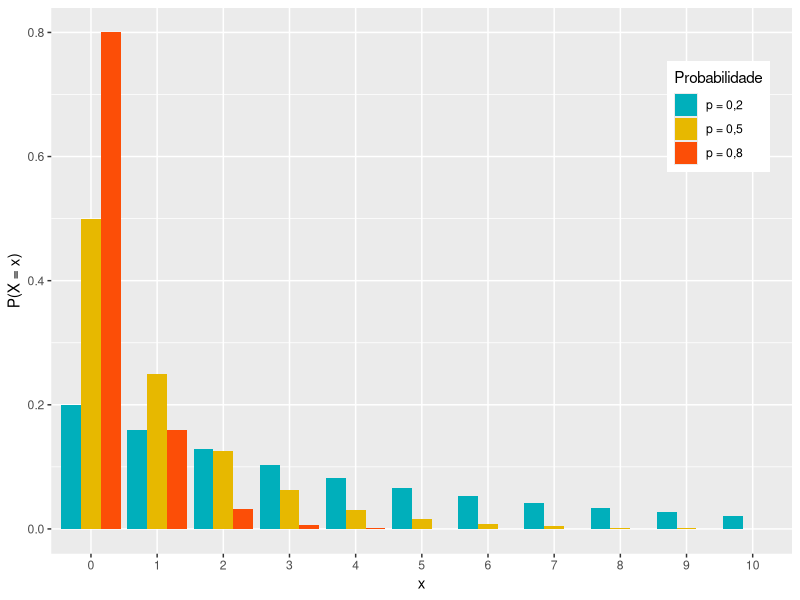
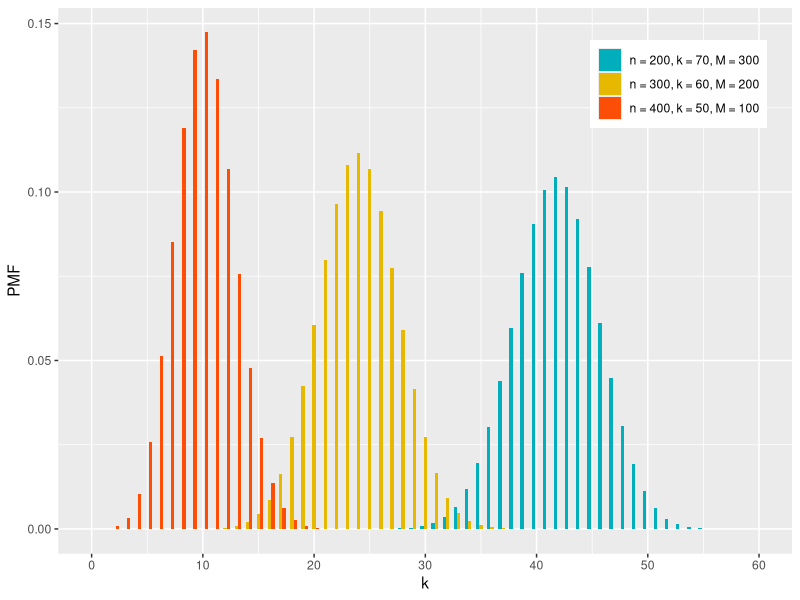
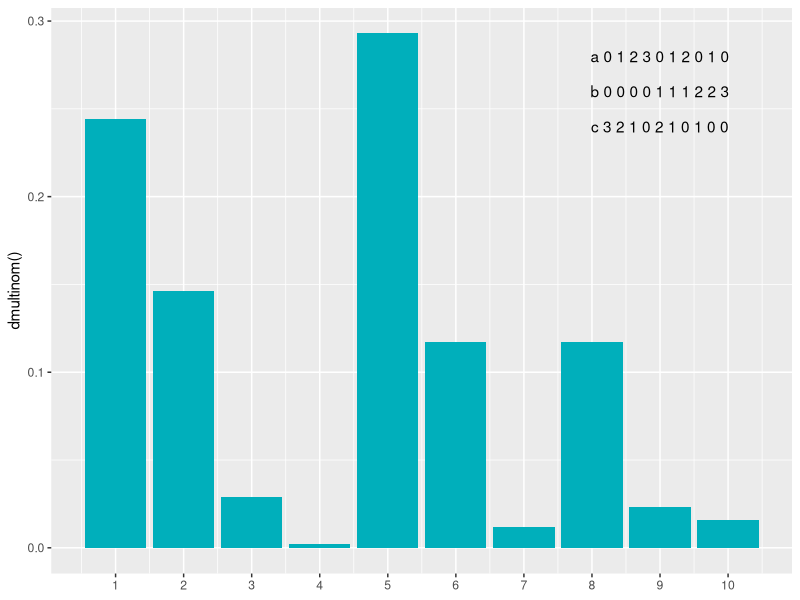
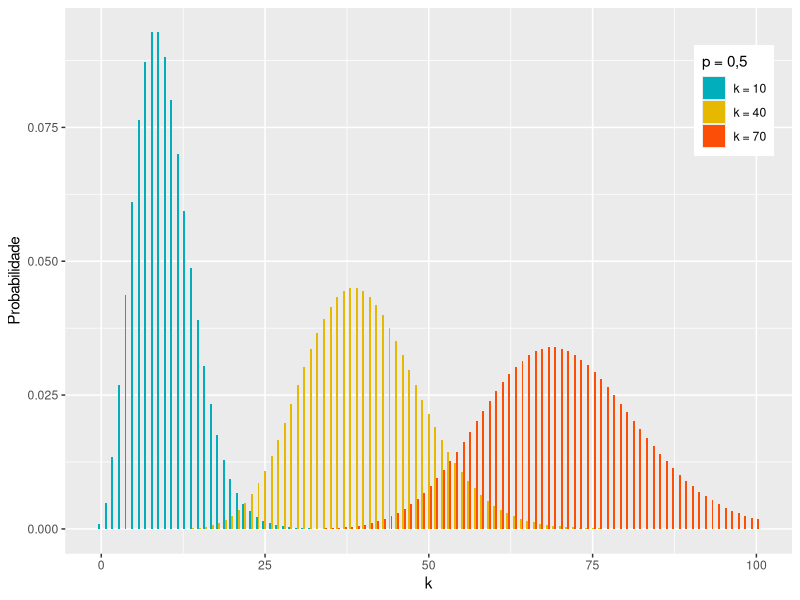
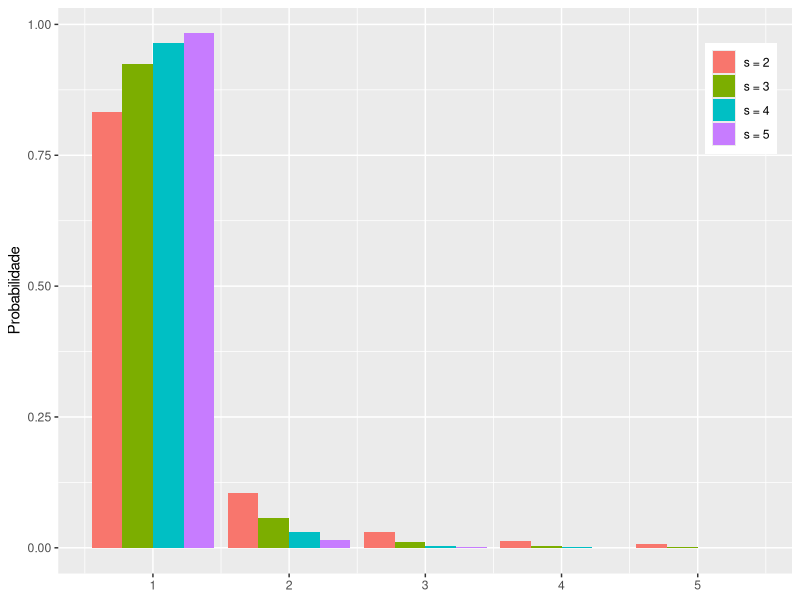
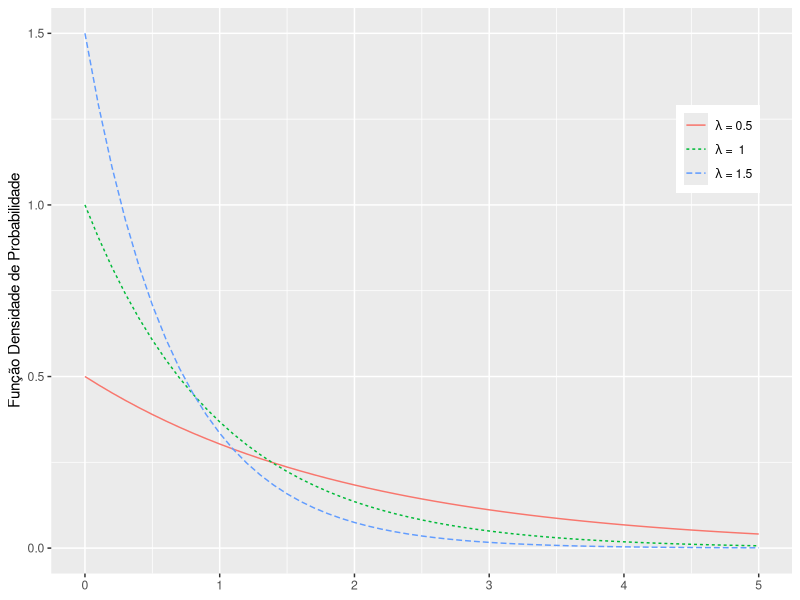
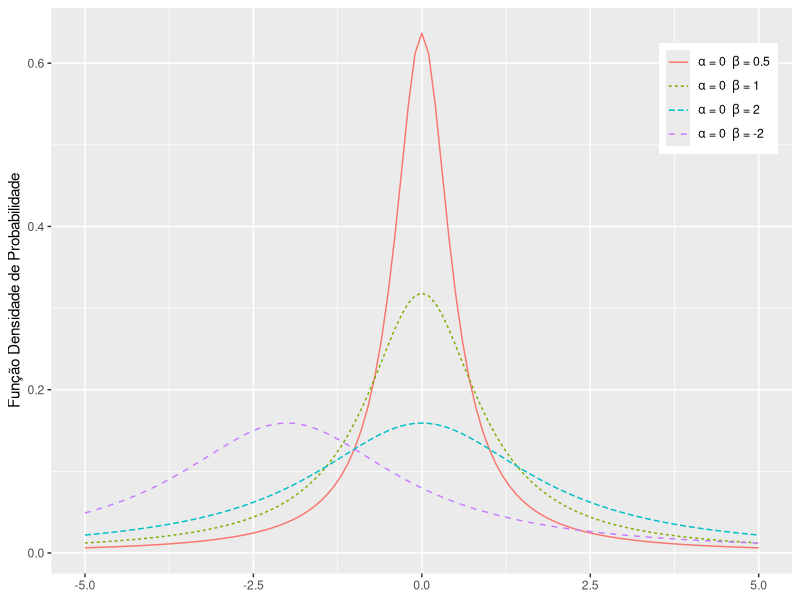
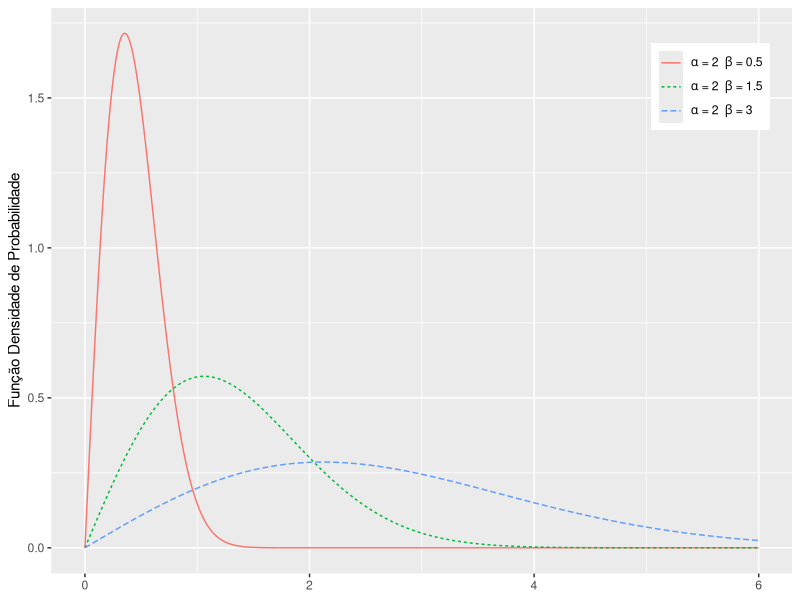

Reproduce these figures in R, in order.
library(ggplot2)
library(reshape2)
library(VGAM)
library(evd)

rm(list = ls())

# Distribuição geométrica
x <- 0:10
df_g <- data.frame(
  x = x,
  p2 = dgeom(x, prob = .2),
  p5 = dgeom(x, prob = .5),
  p8 = dgeom(x, prob = .8))
df_g <- melt(df_g, id.vars='x')
ggplot(df_g, aes(x=factor(x), y=value, fill=variable)) +
  geom_bar(stat='identity', position='dodge') +
  theme(legend.position = c(0.9, 0.8)) +
  labs(x = "x", y = "P(X = x)") +
  scale_fill_manual(
    values=c("#00AFBB", "#E7B800", "#FC4E07"),
    labels = c("p = 0,2", "p = 0,5", "p = 0,8"),
    name="Probabilidade")

# Distribuição Hipergeométrica
x <- 0:60
df_hg <- data.frame(
  x = x,
  k70 = dhyper(x, m = 300, n = 200, k = 70),
  k60 = dhyper(x, m = 200, n = 300, k = 60),
  k50 = dhyper(x, m = 100, n = 400, k = 50))
df_hg <- melt(df_hg, id.vars='x')
ggplot(df_hg, aes(x=as.numeric(x), y=value, fill=variable)) +
  geom_bar(stat='identity', position='dodge') +
  theme(legend.position = c(0.845, 0.86), legend.title = element_blank()) +
  labs(x = "k", y = "PMF") +
  scale_x_continuous(limits = c(0,60), breaks=seq(0,60,10)) +
  scale_fill_manual(
    values=c("#00AFBB", "#E7B800", "#FC4E07"),
    labels = c("n = 200, k = 70, M = 300", 
               "n = 300, k = 60, M = 200", 
               "n = 400, k = 50, M = 100"))

# Distribuição multinomial
X <- t(as.matrix(expand.grid(0:3, 0:3))); X <- X[, colSums(X) <= 3]
X <- rbind(X, 3:3 - colSums(X)); dimnames(X) <- list(letters[1:3], NULL)
multi <- round(apply(X, 2, function(x) dmultinom(x, prob = c(1,2,5))), 3)
df_multi <- as.data.frame(multi)
ggplot(df_multi,aes(x = as.numeric(row.names(df_multi)), y = multi)) +
  geom_bar(stat = 'identity', fill = "#00AFBB") +
  scale_x_continuous(breaks=seq(0,10,1)) +
  annotate("text", x = 9, y = .28,
           label = "paste(\" a 0 1 2 3 0 1 2 0 1 0 \")", parse = T) +
  annotate("text", x = 9, y = .26,
           label = "paste(\" b 0 0 0 0 1 1 1 2 2 3 \")", parse = T) +
  annotate("text", x = 9, y = .24,
           label = "paste(\" c 3 2 1 0 2 1 0 1 0 0 \")", parse = T) +
  labs(x = NULL, y = "dmultinom()")

# Distribuição Binomial Negativa
x <- 0:100
df_bn <- data.frame(
  x = x,
  k10 = dnbinom(x, size = 10, prob = .5),
  k40 = dnbinom(x, size = 40, prob = .5),
  k70 = dnbinom(x, size = 70, prob = .5))
df_bn <- melt(df_bn, id.vars='x')
ggplot(df_bn, aes(x=as.numeric(x), y=value, fill=variable)) +
  geom_bar(stat='identity', position='dodge') +
  theme(legend.position = c(0.92, 0.83)) +
  labs(x = "k", y = "Probabilidade") +
  scale_fill_manual(
    values=c("#00AFBB", "#E7B800", "#FC4E07"),
    labels = c("k = 10", "k = 40", "k = 70"),
    name="p = 0,5")

# Pareto Discreta (ou Zeta)
x <- 1:5
df_zt <- data.frame(
  x = x,
  s2 = dzeta(x, shape = 2),
  s3 = dzeta(x, shape = 3),
  s4 = dzeta(x, shape = 4),
  s5 = dzeta(x, shape = 5))
df_zt <- melt(df_zt, id.vars='x')
ggplot(df_zt, aes(x=as.numeric(x), y=value, fill=variable)) +
  geom_bar(stat='identity', position='dodge') +
  theme(legend.position = c(0.93, 0.84), legend.title = element_blank()) +
  labs(x = NULL, y = "Probabilidade") +
  scale_fill_discrete(labels = c(
    "s = 2",
    "s = 3",
    "s = 4",
    "s = 5"))

# Distribuição Exponencial
x <- seq(0, 5, by = .1)
df_exp <- data.frame(
  x = x,
  c1 = dexp(x, rate = .5),
  c2 = dexp(x, rate = 1),
  c3 = dexp(x, rate = 1.5))
df_exp <- melt(df_exp, id.vars='x')
ggplot(df_exp, aes(x=as.numeric(x), y=value, fill=variable)) +
  geom_line(aes(color = variable, linetype = variable)) +
  theme(legend.position = c(0.9, 0.75), legend.title = element_blank()) +
  labs(x = NULL, y = "Função Densidade de Probabilidade") +
  scale_color_discrete(labels = c(
    expression(paste(lambda," = 0.5")),
    expression(paste(lambda," =  1  ")),
    expression(paste(lambda," = 1.5")))) +
  scale_linetype_discrete(labels = c(
    expression(paste(lambda," = 0.5")),
    expression(paste(lambda," =  1  ")),
    expression(paste(lambda," = 1.5"))))

# Distribuição de Cauchy
x <- seq(-5, 5, by = .1)
df_ct <- data.frame(
  x = x,
  c1 = dcauchy(x, location = 0, scale = .5),
  c2 = dcauchy(x, location = 0, scale = 1),
  c3 = dcauchy(x, location = 0, scale = 2),
  c4 = dcauchy(x, location = -2, scale = 2))
df_ct <- melt(df_ct, id.vars='x')
ggplot(df_ct, aes(x=as.numeric(x), y=value, fill=variable)) +
  geom_line(aes(color = variable, linetype = variable)) +
  theme(legend.position = c(0.9, 0.84), legend.title = element_blank()) +
  labs(x = NULL, y = "Função Densidade de Probabilidade") +
  scale_color_discrete(labels = c(
    expression(paste(alpha," = 0  ",beta," = 0.5")),
    expression(paste(alpha," = 0  ",beta," = 1   ")),
    expression(paste(alpha," = 0  ",beta," = 2   ")),
    expression(paste(alpha," = 0  ",beta," = -2 ")))) +
  scale_linetype_discrete(labels = c(
    expression(paste(alpha," = 0  ",beta," = 0.5")),
    expression(paste(alpha," = 0  ",beta," = 1   ")),
    expression(paste(alpha," = 0  ",beta," = 2   ")),
    expression(paste(alpha," = 0  ",beta," = -2 "))))

#distribuição Weibull
x <- seq(0, 6, by = .01)
df_wb <- data.frame(
  x = x,
  c1 = dweibull(x, 2, .5),
  c2 = dweibull(x, 2, 1.5),
  c3 = dweibull(x, 2, 3))
df_wb <- melt(df_wb, id.vars='x')
ggplot(df_wb, aes(x=as.numeric(x), y=value, fill=variable)) +
  geom_line(aes(color = variable, linetype = variable)) +
  theme(legend.position = c(0.89, 0.86), legend.title = element_blank()) +
  labs(x = NULL, y = "Função Densidade de Probabilidade") +
  scale_color_discrete(labels = c(
    expression(paste(alpha," = 2  ",beta," = 0.5")),
    expression(paste(alpha," = 2  ",beta," = 1.5")),
    expression(paste(alpha," = 2  ",beta," = 3   ")))) +
  scale_linetype_discrete(labels = c(
    expression(paste(alpha," = 2  ",beta," = 0.5")),
    expression(paste(alpha," = 2  ",beta," = 1.5")),
    expression(paste(alpha," = 2  ",beta," = 3   "))))

# Distribuição Gumbel
x <- seq(-4, 24, by = .1)
df_gb <- data.frame(
  x = x,
  c1 = dgumbel(x, .5, 2),
  c2 = dgumbel(x, 1.5, 3),
  c3 = dgumbel(x, 3, 4))
df_gb <- melt(df_gb, id.vars='x')
ggplot(df_gb, aes(x=as.numeric(x), y=value, fill=variable)) +
  geom_line(aes(color = variable, linetype = variable)) +
  theme(legend.position = c(0.89, 0.86), legend.title = element_blank()) +
  labs(x = NULL, y = "Função Densidade de Probabilidade") +
  scale_color_discrete(labels = c(
    expression(paste(mu," = 0.5  ",sigma," = 2")),
    expression(paste(mu," = 1.5  ",sigma," = 3")),
    expression(paste(mu," = 3.0  ",sigma," = 4")))) +
  scale_linetype_discrete(labels = c(
    expression(paste(mu," = 0.5  ",sigma," = 2")),
    expression(paste(mu," = 1.5  ",sigma," = 3")),
    expression(paste(mu," = 3.0  ",sigma," = 4"))))

# Distribuição de Rayleigh
x <- seq(0, 15, by = .1)
df_ry <- data.frame(
  x = x,
  c1 = drayleigh(x, 1),
  c2 = drayleigh(x, 2),
  c3 = drayleigh(x, 3),
  c4 = drayleigh(x, 4),
  c5 = drayleigh(x, 5))
df_ry <- melt(df_ry, id.vars='x')
ggplot(df_ry, aes(x=as.numeric(x), y=value, fill=variable)) +
  geom_line(aes(color = variable, linetype = variable)) +
  theme(legend.position = c(0.91, 0.81), legend.title = element_blank()) +
  labs(x = NULL, y = "Função Densidade de Probabilidade") +
  scale_color_discrete(labels = c(
    "Rayleigh 1",
    "Rayleigh 2",
    "Rayleigh 3",
    "Rayleigh 4",
    "Rayleigh 5")) +
  scale_linetype_discrete(labels = c(
    "Rayleigh 1",
    "Rayleigh 2",
    "Rayleigh 3",
    "Rayleigh 4",
    "Rayleigh 5"))

# Distribuição de Rice
x <- seq(0, 15, by = .1)
df_rc <- data.frame(
  x = x,
  r1 = drice(x, 0.5, 1),
  r2 = drice(x, 1, 1),
  r3 = drice(x, 5, 3),
  r4 = drice(x, 10, 5))
df_rc <- melt(df_rc, id.vars='x')
ggplot(df_rc, aes(x=as.numeric(x), y=value, fill=variable)) +
  geom_line(aes(color = variable, linetype = variable)) +
  theme(legend.position = c(0.9, 0.84), legend.title = element_blank()) +
  labs(x = NULL, y = "Função Densidade de Probabilidade") +
  scale_color_discrete(labels = c(
    "Rice (0.5 1)",
    "Rice (1 1)",
    "Rice (5 3)",
    "Rice (10 5)")) +
  scale_linetype_discrete(labels = c(
    "Rice (0.5 1)",
    "Rice (1 1)",
    "Rice (5 3)",
    "Rice (10 5)"))
